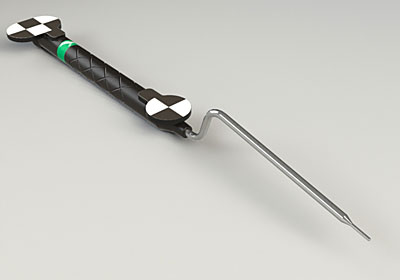
#> input picture Data/micronnav.jpg, 400 x 280 px
$ jupyter execute harris_detection.ipynb   (shell and % lines are left out)
#> lines starting #> are read from the running program, lines starting #| are printed output that depends on the picture; after the words box and inside, x2 and y2 are one past the last pixel; in counts of white or black regions, pixels touching at a corner belong together; long printed decimals are rounded
[cell 1]
import cv2 as cv
import numpy as np
import matplotlib.pyplot as plt

[cell 2]
image = cv.imread('Data/micronnav.jpg')
#> image is the input picture: shape (280, 400, 3); mean B, G, R 199.8, 205, 205.1
image = cv.cvtColor(image, cv.COLOR_BGR2RGB)

gray = cv.cvtColor(image, cv.COLOR_BGR2GRAY)

image_size = gray.shape
#> image_size = (280, 400)
memory_size = np.prod(image_size)
#> memory_size = 112000

print('Image {}x{} pixels, {} KB'.format(image_size[0], image_size[1], memory_size/1024))
#| Image 280x400 pixels, 109.375 KB

[cell 3]
threshold = 0.01
haris_corners = cv.cornerHarris(gray, 2, 3, 0.04)
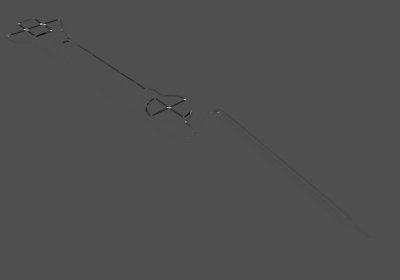
#> haris_corners: shape (280, 400) float32; min -0.0255, max 0.0568, mean -4.3e-05; drawn with min black and max white
dilated = cv.dilate(haris_corners, None)
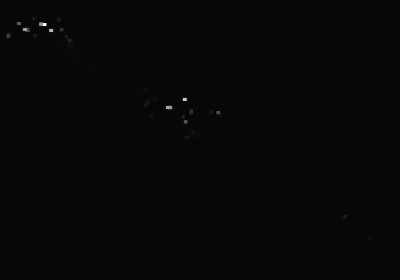
#> dilated: shape (280, 400) float32; min -0.00183, max 0.0568, mean 4.9e-05; drawn with min black and max white
ret, selected = cv.threshold(dilated, threshold * dilated.max(), 255, 0)
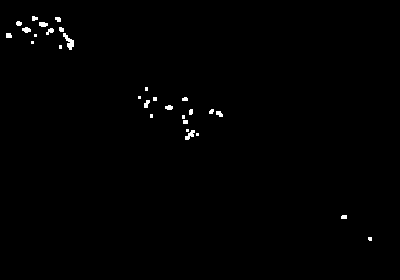
#> selected: shape (280, 400) float32; 0.62% white; 29 white regions (11 under 20 px), largest, box (x1, y1, x2, y2) and area: (63, 33, 74, 50) 86, (185, 130, 195, 140) 52, (22, 27, 31, 33) 39
#> ret = 0.000568

[cell 4]
plt.figure(figsize=(10,10))

for i, img in enumerate([gray, haris_corners, dilated, selected]):
    plt.subplot(1, 4, i+1)
    plt.imshow(img, cmap='gray')
    plt.axis('off')
#> this loop made 4 passes
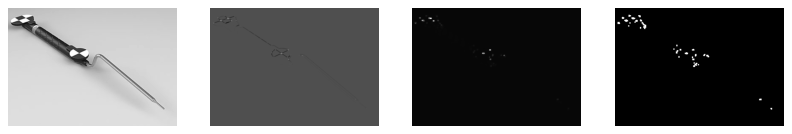
#> figure drawn by matplotlib, 4 panels

[cell 5]
display_image = image.copy()
display_image[dilated >= threshold * dilated.max()] = [255, 0, 0]
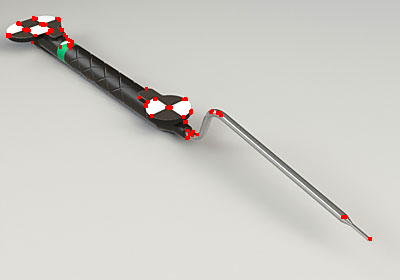
#> display_image: shape (280, 400, 3); mean R, G, B 205.9, 204.1, 198.9
plt.imshow(display_image)
plt.axis('off')
plt.show()

[cell 6]
selected = selected.astype(np.uint8)
ret, labels, stats, centroids = cv.connectedComponentsWithStats(selected)
#> labels: shape (280, 400) int32; 30 distinct labels, from 0 to 29
#> ret = 30; stats = 30 rows, first 6: [0, 0, 400, 280, 111302], [32, 16, 6, 5, 24], [55, 17, 6, 5, 25], [16, 21, 6, 5, 25], [39, 22, 9, 5, 38], [22, 27, 9, 6, 39]; centroids = 30 pairs, first value 8.32 to 369.6, second value 18 to 238.4

criteria = (cv.TERM_CRITERIA_EPS + cv.TERM_CRITERIA_MAX_ITER, 300, 0.001)
corners = cv.cornerSubPix(gray, np.float32(centroids[1:]), (5, 5), (-1, -1), criteria)
#> corners = 29 pairs, first value 6.8 to 370.6, second value 17.31 to 239.3

[cell 7]
display_image = image.copy()

for i, original, corner in zip(range(len(corners)), centroids[1:], corners):
    cv.circle(display_image, np.int32(original), 0, (0, 255, 0), 0)
    cv.circle(display_image, np.int32(corner), 0, (255, 0, 0), 0)
#> this loop made 29 passes
#> (original, corner) on passes 1, 2, 3, 4, 5, 6, 7, 8, 9, 10, 12, 13: ([34.12, 18], [32.59, 17.31]), ([57.72, 18.84], [58.39, 17.98]), ([18.44, 23.08], [16.7, 22.55]), ([42.76, 23.95], [41.85, 23.4]), ([26.08, 29.46], [25.37, 28.73]), ([60.95, 29.09], [60.79, 29.11]), ([49.64, 30.82], [50.81, 29.65]), ([8.32, 35.11], [6.8, 35.03]), ([68.62, 41.28], [73.5, 42.96]), ([35, 35], [34.82, 35.59]), ([60, 46.5], [59.42, 43.53]), ([146, 88.5], [144.6, 88.47])
#> corner on passes 11, 25: [32, 42], [187, 130]
#> display_image: shape (280, 400, 3); mean R, G, B 205.1, 205, 199.7

plt.figure(figsize=(10,10))
plt.imshow(display_image)
plt.axis('off')
#> Out = (-0.5, 399.5, 279.5, -0.5)
